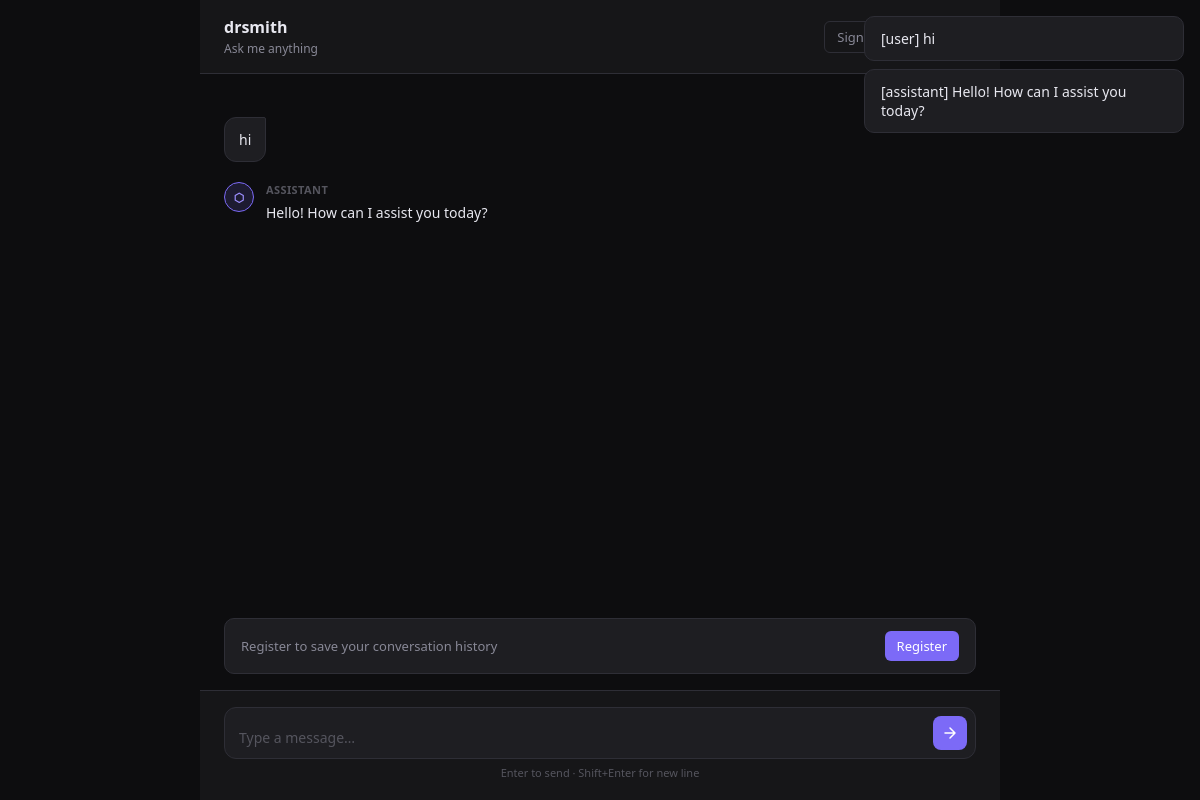
/chat/u/drsmith/, run on an earlier commit of the app's database.
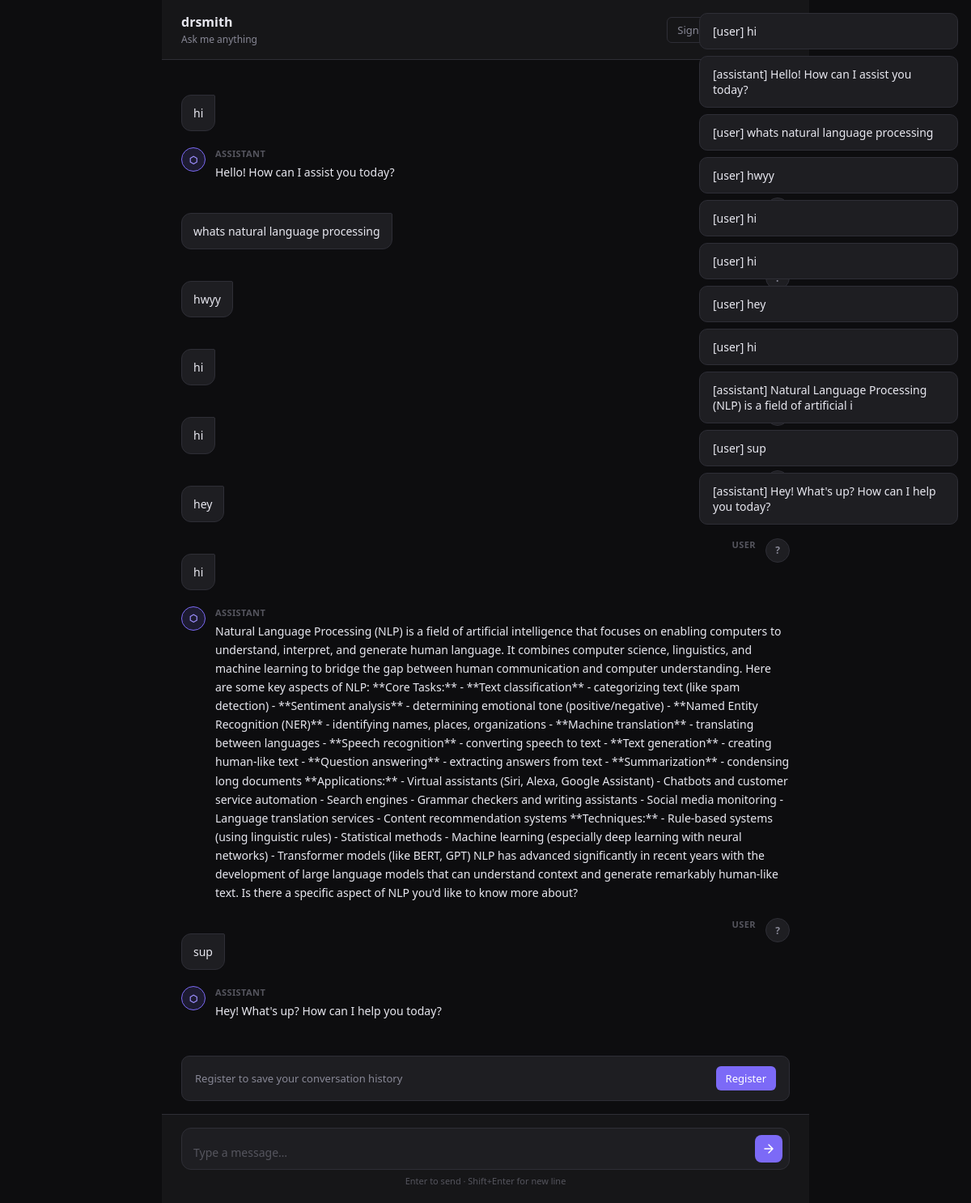
And on a later commit of the database.
### chat/models.py (models this page shows)
class Message(models.Model):
    class Role(models.TextChoices):
        USER = 'user', 'User'
        ASSISTANT = 'assistant', 'Assistant'
        SYSTEM = 'system', 'System'
    conversation = models.ForeignKey(Conversation, on_delete=models.CASCADE, related_name='messages')
    role = models.CharField(max_length=10, choices=Role.choices)
    content = models.TextField()
    created_at = models.DateTimeField(auto_now_add=True)
    class Meta:
        ordering = ['created_at']
    def __str__(self):
        return f"[{self.role}] {self.content[:60]}"

### chat/views.py (the view)
# urls.py: path('u/<slug:provider_slug>/', views.PublicChatView.as_view(), name='public_chat'),
class PublicChatView(View):
    def get(self, request, provider_slug):
        provider = get_object_or_404(User, slug=provider_slug, tier=User.Tier.B)
        if not request.session.session_key:
            request.session.create()
        if request.user.is_authenticated:
            conversation = Conversation.objects.filter(
                user=request.user, provider=provider,
            ).first()
            if not conversation:
                conversation = Conversation.objects.create(
                    user=request.user,
                    provider=provider,
                    system_prompt=f'You are a helpful assistant for {provider.username}.',
                )
        else:
            conversation = Conversation.objects.filter(
                session_key=request.session.session_key, provider=provider,
            ).first()
            if not conversation:
                conversation = Conversation.objects.create(
                    session_key=request.session.session_key,
                    provider=provider,
                    system_prompt=f'You are a helpful assistant for {provider.username}.',
                )
        messages = conversation.messages.all()
        api_config = conversation.get_api_config()
        return render(request, 'chat/public_chat.html', {
            'provider': provider,
            'conversation': conversation,
            'messages': messages,
            'has_api_key': api_config is not None,
        })

### chat/models.py (called while the page is built)
    def get_api_config(self):
        user = self.provider or self.user
        while user is not None:
            config = APIConfiguration.objects.filter(
                owner=user, is_default=True, is_active=True
            ).first()
            if config:
                return config
            user = user.parent
        return None

### templates/chat/public_chat.html (shortened to what this page needs)
{% extends "base.html" %}
{% block body %}
<div class="layout">
  <div class="chat-header">
    <div>
      <div class="provider-name">{{ provider.username }}</div>
      <div class="provider-sub">Ask me anything</div>
    </div>
    <div class="header-actions">
      {% if request.user.is_authenticated %}
        <span style="font-size:13px;color:var(--text-muted)">{{ request.user.username }}</span>
        <form method="post" action="{% url 'logout' %}" style="margin:0">
          {% csrf_token %}
          <button type="submit" class="logout-btn">Sign out</button>
        </form>
      {% else %}
        <a href="{% url 'login' %}?next={{ request.path }}" class="btn btn-ghost" style="font-size:13px;padding:6px 12px">Sign in</a>
        <a href="{% url 'register' %}?next={{ request.path }}" class="btn btn-primary" style="font-size:13px;padding:6px 12px">Register</a>
      {% endif %}
    </div>
  </div>
  <div class="messages-area" id="messagesArea">
    {% for msg in messages %}
    <div class="msg-wrap {{ msg.role }}">
      <div class="avatar {{ msg.role }}">{% if msg.role == 'assistant' %}⬡{% else %}?{% endif %}</div>
      <div class="msg-body">
        <div class="msg-role">{{ msg.role }}</div>
        <div class="msg-content">{{ msg.content }}</div>
      </div>
    </div>
    {% endfor %}
  </div>
  {% if not request.user.is_authenticated and messages %}
  <div class="register-banner">
    <span>Register to save your conversation history</span>
    <a href="{% url 'register' %}?next={{ request.path }}" class="btn btn-primary" style="font-size:13px;padding:6px 12px">Register</a>
  </div>
  {% endif %}
  <div class="input-area">
    <div class="input-wrap">
      <textarea id="msg-input" placeholder="Type a message…" rows="1" {% if not has_api_key %}disabled{% endif %}></textarea>
      <button class="send-btn" id="sendBtn" {% if not has_api_key %}disabled{% endif %}>
        <svg width="14" height="14" viewBox="0 0 14 14" fill="none"><path d="M2 7h10M7 2l5 5-5 5" stroke="white" stroke-width="1.5" stroke-linecap="round" stroke-linejoin="round"/></svg>
      </button>
    </div>
    <div class="input-hint">
      {% if not has_api_key %}No API key configured for this provider{% else %}Enter to send · Shift+Enter for new line{% endif %}
    </div>
  </div>
</div>
{% endblock %}

### templates/base.html (shortened to what this page needs)
<!doctype html>
<html lang="en">
  <head>
  </head>
  <body>
    {% if messages %}
    <div class="messages-flash">
      {% for message in messages %}
      <div class="flash {{ message.tags }}">{{ message }}</div>
      {% endfor %}
    </div>
    {% endif %} {% block body %}{% endblock %}
  </body>
</html>

What changed in the data, as far as the page shows it:
added Message: role+content "[user] whats natural language processing", content "whats natural language processing"
added Message: role+content "[user] hwyy", content "hwyy"
added Message: role+content "[user] hi", content "hi"
added Message: role+content "[user] hi", content "hi"
added Message: role+content "[user] hey", content "hey"
added Message: role+content "[user] hi", role "USER", content "hi"
added Message: role+content "[assistant] Natural Language Processing (NLP) is a field of artificial i", role "ASSISTANT", content "Natural Language Processing (NLP) is a field of artificial intelligence that focuses on enabling computers to understand, interpret, and generate human language. It combines computer science, linguistics, and machine learning to bridge the gap between human communication and computer understanding. Here are some key aspects of NLP: **Core Tasks:** - **Text classification** - categorizing text (like spam detection) - **Sentiment analysis** - determining emotional tone (positive/negative) - **Named Entity Recognition (NER)** - identifying names, places, organizations - **Machine translation** - translating between languages - **Speech recognition** - converting speech to text - **Text…"
added Message: role+content "[user] sup", role "USER", content "sup"
added Message: role+content "[assistant] Hey! What's up? How can I help you today?", role "ASSISTANT", content "Hey! What's up? How can I help you today?"
